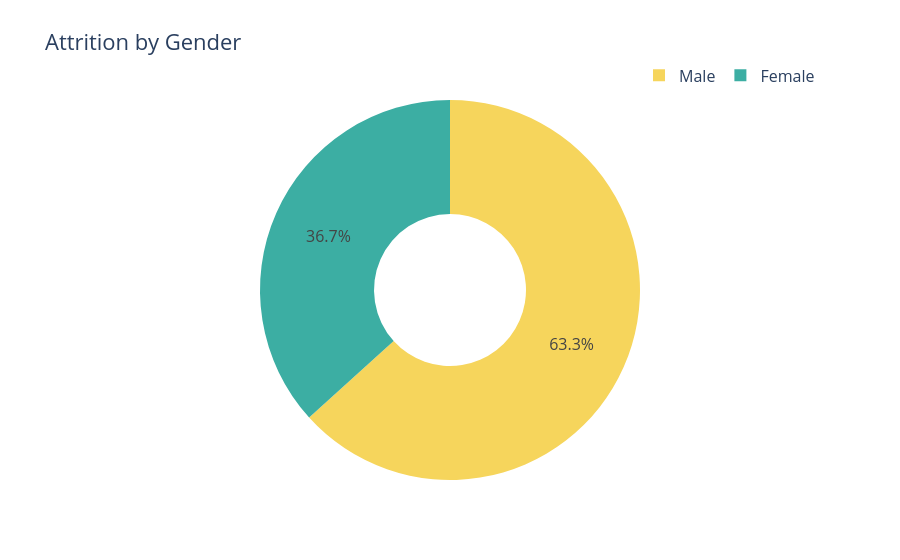

Notebook cell for this chart:
### Markdown cell above
### by gender:

### Code cell
attrition_by = attrition_data.groupby(['Gender']).size().reset_index(name='Count')

fig = go.Figure(data=[go.Pie(
    labels=attrition_by['Gender'],
    values=attrition_by['Count'],
    hole=0.4,
    marker=dict(colors=['#3CAEA3', '#F6D55C']),
    textposition='inside'
)])
fig.update_layout(title='Attrition by Gender', font=dict(size=16), legend=dict(
    orientation="h", yanchor="bottom", y=1.02, xanchor="right", x=1
))
fig.show()

### Figure 1 — Plotly figure (JSON) as saved in the notebook; plotly's stock layout.template omitted (floating-point values rounded to 4 significant figures)
{"data": [{"hole": 0.4, "labels": ["Female", "Male"], "marker": {"colors": ["#3CAEA3", "#F6D55C"]}, "textposition": "inside", "type": "pie", "values": [87, 150]}], "layout": {"font": {"size": 16}, "legend": {"orientation": "h", "x": 1, "xanchor": "right", "y": 1.02, "yanchor": "bottom"}, "title": {"text": "Attrition by Gender"}}}
